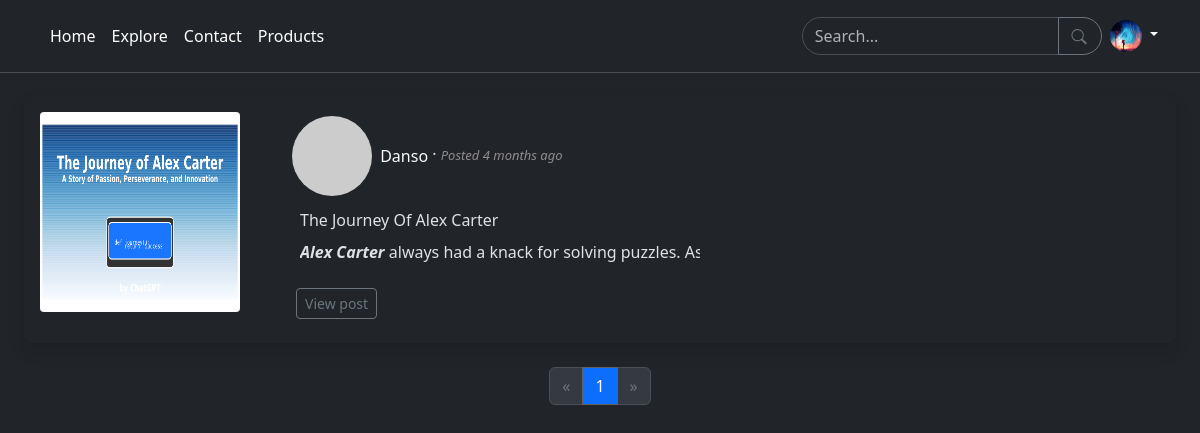
Screenshot of / (signed in) with the database file from the repository.
### lumenlog/models.py (models this page shows, shortened)
class User(UserMixin, db.Model):
    id: Mapped[int] = mapped_column(primary_key=True)
    username: Mapped[str] = mapped_column(String(20), unique=True)
    email: Mapped[str] = mapped_column(String(30), unique=True)
    password: Mapped[str] = mapped_column(String(120))
    timestamp: Mapped[str] = mapped_column(DateTime, default=datetime.utcnow)
    about_me: Mapped[str] = mapped_column(String(70), nullable=True)
    profile_pic: Mapped[str] = mapped_column(String(), nullable=True)
    posts: Mapped[List["Post"]] = relationship("Post", back_populates="author")
    following: WriteOnlyMapped['User'] = relationship(
        secondary=followers, primaryjoin=(followers.c.follower_id == id),
        secondaryjoin=(followers.c.followed_id == id),
        back_populates='followers')
    followers: WriteOnlyMapped['User'] = relationship(
        secondary=followers, primaryjoin=(followers.c.followed_id == id),
        secondaryjoin=(followers.c.follower_id == id),
        back_populates='following')
    last_message_read_time: Mapped[Optional[datetime]]
    messages_sent: WriteOnlyMapped['Message'] = relationship(
        foreign_keys='Message.sender_id', back_populates='sender')
    messages_received: WriteOnlyMapped['Message'] = relationship(
        foreign_keys='Message.recipient_id', back_populates='recipient')
    def avatar(self, size):
        if self.profile_pic is None:
            digest = md5(self.email.lower().encode('utf-8')).hexdigest()
            return f'https://www.gravatar.com/avatar/{digest}?d=identicon&s={size}'
    def following_posts(self):
        Author = aliased(User)
        Follower = aliased(User)
        return (
            select(Post)
            .join(Post.author.of_type(Author))
            .join(Author.followers.of_type(Follower), isouter=True)
            .where(or_(
                Follower.id == self.id,
            ))
            .group_by(Post)
            .order_by(Post.timestamp.desc())
        )

class Post(db.Model):
    id: Mapped[int] = mapped_column(primary_key=True)
    title: Mapped[str] = mapped_column(String(255))
    content: Mapped[str] = mapped_column(String(5000))
    cover: Mapped[str] = mapped_column(String(255))
    timestamp: Mapped[str] = mapped_column(DateTime, default=datetime.utcnow)
    language: Mapped[Optional[str]] = mapped_column(String(5), nullable=True)
    author_id: Mapped[int] = mapped_column(Integer(), ForeignKey("user.id"))
    author: Mapped['User'] = relationship("User", back_populates="posts")

### lumenlog/views.py (the view)
@views.route('/')
@login_required
def home():
    PAGE_NUMBER = request.args.get('page', 1, type=int)
    POSTS_PER_PAGE = 20
    query =  current_user.following_posts()
    pagination = db.paginate(query, page=PAGE_NUMBER, per_page=POSTS_PER_PAGE, error_out=False)
    posts = pagination.items
    next_url = url_for('views.home', page=pagination.next_num)\
        if pagination.has_next else None
    prev_url = url_for('views.home', page=pagination.prev_num)\
        if pagination.has_next else None
    return render_template("views/home.html", current_user=current_user, posts=posts, pagination=pagination, next_url=next_url, prev_url=prev_url)

### lumenlog/forms.py
class SearchForm(FlaskForm):
    search = StringField('Search...', validators=[DataRequired()])
    submit = SubmitField('Search')

### lumenlog/__init__.py (called while the page is built)
def create_app():
    app = Flask(__name__, instance_relative_config=True)
    app.config.from_object('config.DevelopmentConfig')
    db.init_app(app)
    login_manager.init_app(app)
    moment.init_app(app)
    ckeditor.init_app(app)
    login_manager.login_view = "auth.login"
    from .auth import auth
    from .views import views
    from .errors import errors
    app.register_blueprint(auth, url_prefix='/auth')
    app.register_blueprint(views, url_prefix='/')
    app.register_blueprint(errors, url_prefix='/error')
    from .models import User, Post
    with app.app_context():
        db.create_all()
    @login_manager.user_loader
    def load_user(user_id):
        return User.query.get(user_id)
    return app

### lumenlog/views.py (called while the page is built)
@views.app_context_processor
def base():
    searchForm = SearchForm()
    user = current_user
    return dict(searchForm=searchForm, user=user)

### lumenlog/templates/views/home.html (shortened to what this page needs)
{% extends "views/base.html" %}{% block title %}Home{% endblock title %} {%block
content %}
<div class="row">
  {% include "views/_posts.html" %}
  <nav aria-label="Page navigation bg-dark-subtle">
    <ul class="pagination justify-content-center text-secondary">
      {% if pagination.has_prev %}
      <li class="page-item">
        <a class="page-link text-secondary" href="{{ prev_url }}"
          ><span aria-hidden="true">&laquo;</span></a
        >
      </li>
      {% elif not pagination.has_prev %}
      <li class="page-item disabled">
        <a class="page-link text-secondary" href="{{ prev_url }}"
          ><span aria-hidden="true">&laquo;</span></a
        >
      </li>
      {% endif %} {% for page_num in pagination.iter_pages() %} {% if page_num
      %} {% if page_num != pagination.page %}
      <li class="page-item">
        {% if form %}
        <a class="page-link" href="{{ url_for('views.home', page=page_num) }}"
          >{{ page_num }}</a
        >
        {% else %}
        <a
          class="page-link"
          href="{{ url_for('views.explore', page=page_num) }}"
          >{{ page_num }}</a
        >
        {% endif %}
      </li>
      {% else %}
      <li class="page-item active">
        <a class="page-link text-secondary" href="">{{ page_num }}</a>
      </li>
      {% endif %} {% endif %} {% endfor %} {% if pagination.has_next %}
      <li class="page-item">
        <a class="page-link text-secondary" href="{{ next_url }}"
          ><span aria-hidden="true">&raquo;</span></a
        >
      </li>
      {% elif not pagination.has_next %}
      <li class="page-item disabled">
        <a class="page-link text-secondary" href="{{ next_url }}"
          ><span aria-hidden="true">&raquo;</span></a
        >
      </li>
      {% endif %}
    </ul>
  </nav>
</div>
{% endblock content %}

### lumenlog/templates/views/_navbar.html (shortened to what this page needs)
<div class="p-3 mb-3 border-bottom bg-dark fixed-top" data-bs-theme="dark">
  <div class="container">
    <div
      class="d-flex flex-wrap align-items-center justify-content-center justify-content-lg-start">
      <ul
        class="nav col-12 col-lg-auto me-lg-auto mb-2 justify-content-center mb-md-0">
        <li>
          <a
            href="{{ url_for('views.home') }}"
            class="nav-link px-2 link-body-emphasis"
            >Home</a
          >
        </li>
        <li>
          <a
            href="{{ url_for('views.explore') }}"
            class="nav-link px-2 link-body-emphasis"
            >Explore</a
          >
        </li>
        <li>
          <a href="#" class="nav-link px-2 link-body-emphasis">Contact</a>
        </li>
        <li>
          <a href="#" class="nav-link px-2 link-body-emphasis">Products</a>
        </li>
      </ul>
      <form
        class="d-flex"
        role="search"
        method="POST"
        action="{{ url_for('views.search')}}">
        <div class="input-group me-2">
          <input
            type="search"
            name="search"
            class="form-control rounded-start-5"
            placeholder="Search..."
            aria-label="Search" />
          <button
            class="btn btn-outline-secondary rounded-end-5 justify-content-center"
            type="button"
            id="button-addon2">
            <svg
              xmlns="http://www.w3.org/2000/svg"
              width="18"
              height="18"
              fill="currentColor"
              class="bi bi-search"
              viewBox="0 0 18 19">
              <path
                d="M11.742 10.344a6.5 6.5 0 1 0-1.397 1.398h-.001q.044.06.098.115l3.85 3.85a1 1 0 0 0 1.415-1.414l-3.85-3.85a1 1 0 0 0-.115-.1zM12 6.5a5.5 5.5 0 1 1-11 0 5.5 5.5 0 0 1 11 0" />
            </svg>
          </button>
        </div>
      </form>
      <div class="dropdown text-end">
        <a
          href="#"
          class="d-block link-body-emphasis text-decoration-none dropdown-toggle"
          data-bs-toggle="dropdown"
          aria-expanded="false">
          {% if not user.profile_pic %}
          <img
            src="{{user.avatar(32) }}"
            alt="mdo"
            width="32"
            height="32"
            class="rounded-circle" />
          {% else %}
          <img
            src="{{ url_for('static', filename='img/' + user.profile_pic) }}"
            alt="mdo"
            width="32"
            height="32"
            class="rounded-circle" />
          {% endif %}
        </a>
      </div>
    </div>
  </div>
</div>

### lumenlog/templates/views/_posts.html (shortened to what this page needs)
{% if posts %}
<div class="d-grid p-4 align-items-center">
  <div class="list-group list-group-checkable d-grid gap-4">
    {% for post in posts %}
    <div class="d-grid list-group-item rounded-3 py-3 shadow post">
      <div class="row gap-4 row position-relative">
        <div class="col-2 col-md-auto">
          <img
            class="rounded-1 img-fluid"
            src="{{ url_for('static', filename='img/' + post.cover) }}"
            style="width: 200px; height: 200px" />
        </div>
        <div class="col-9 col-md-auto">
          <div class="row d-flex">
            <div class="d-inline">
              <a
                href="{{ url_for('views.user', username=post.author.username) }}"
                class="link-light link-offset-2 link-underline link-underline-opacity-0">
                {% if not post.author.profile_pic %}
                <img src="{{post.author.avatar(25) }}" class="img-thumbnail" />
                {% else %}
                <img
                  src="{{ url_for('static', filename='img/' + post.author.profile_pic) }}"
                  class="img-thumbnail"
                  style="width: 45px; height: 45px" />
                {% endif %}
                <span class="align-middle fs-6"
                  >{{ post.author.username }}</span
                > </a
              >&middot;
              <span class="align-middle fst-italic lead post-time"
                >Posted {{ moment(post.timestamp).fromNow() }}</span
              >
            </div>
          </div>
          <div class="row px-4 mt-2">{{ post.title }}</div>
          <div class="row px-4 mt-2">
            <div class="text-truncate p-0 m-0" style="max-width: 400px">
              {{ post.content|safe }}
            </div>
          </div>
          <div class="align-bottom m-2">
            <a
              class="link-offset-2 link-underline link-underline-opacity-0"
              href="{{ url_for('views.get_post', id=post.id)}}">
              <button type="button" class="btn btn-outline-secondary btn-sm">
                View post
              </button>
            </a>
          </div>
        </div>
      </div>
    </div>
    {% endfor %}
  </div>
</div>
{% endif %}

### lumenlog/static/css/base.css (style rules this page uses)
.page-item.active .page-link { color: #ffffff !important; border-color: #636161; }
.post { background: #212529; border: none; }
.img-thumbnail { border-width: 0 !important; border-radius: 50%; }
.post-time { font-size: 13px !important; color: #918b8b; }

### rows the page displays
User: profile_pic (picture)
Post: cover (picture), author.username "Danso", timestamp "4 months ago", title "The Journey Of Alex Carter", content "Alex Carter always had a knack for solving puzzles.…"

### other values shown
{{ page_num }} "1"
